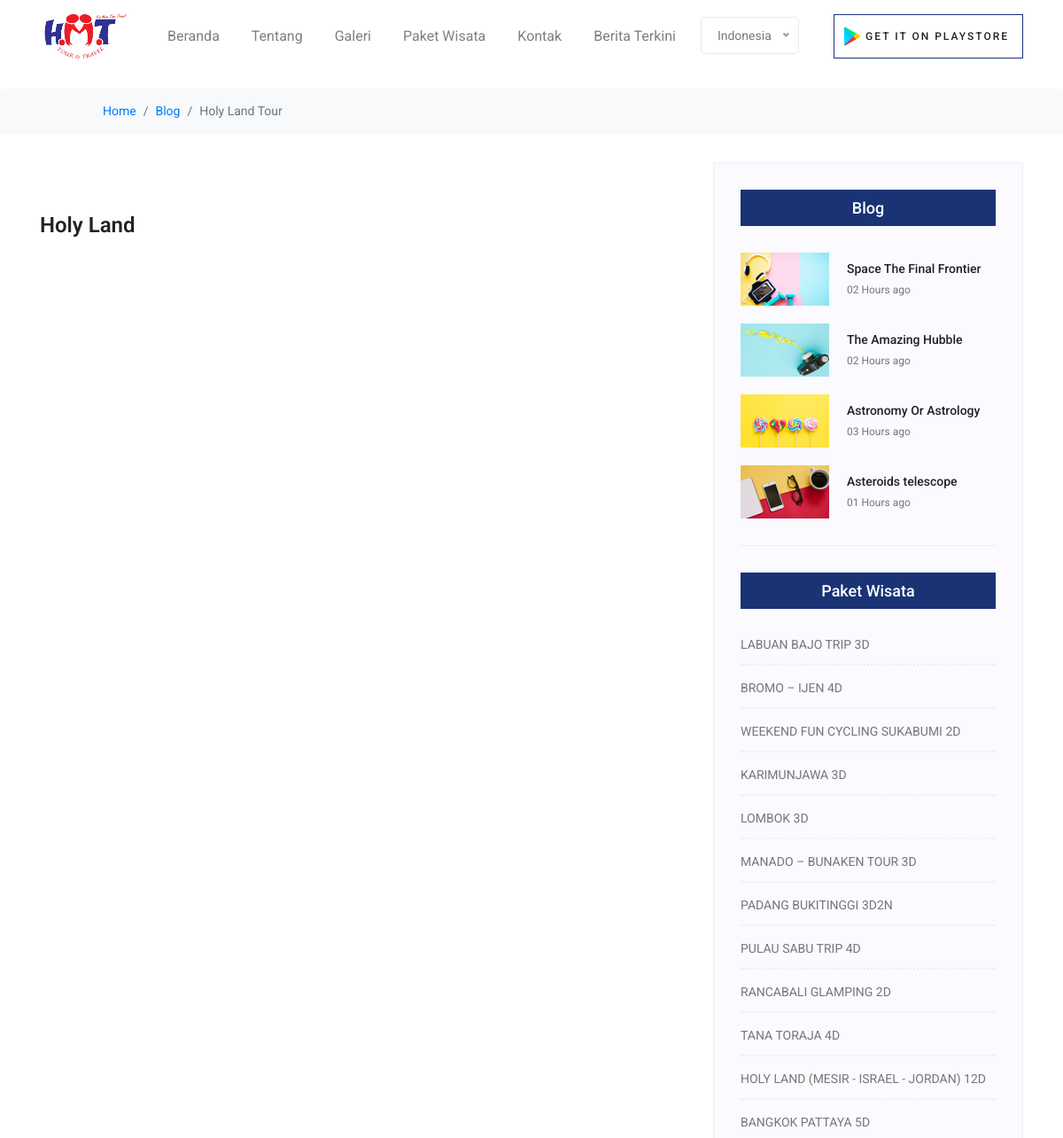
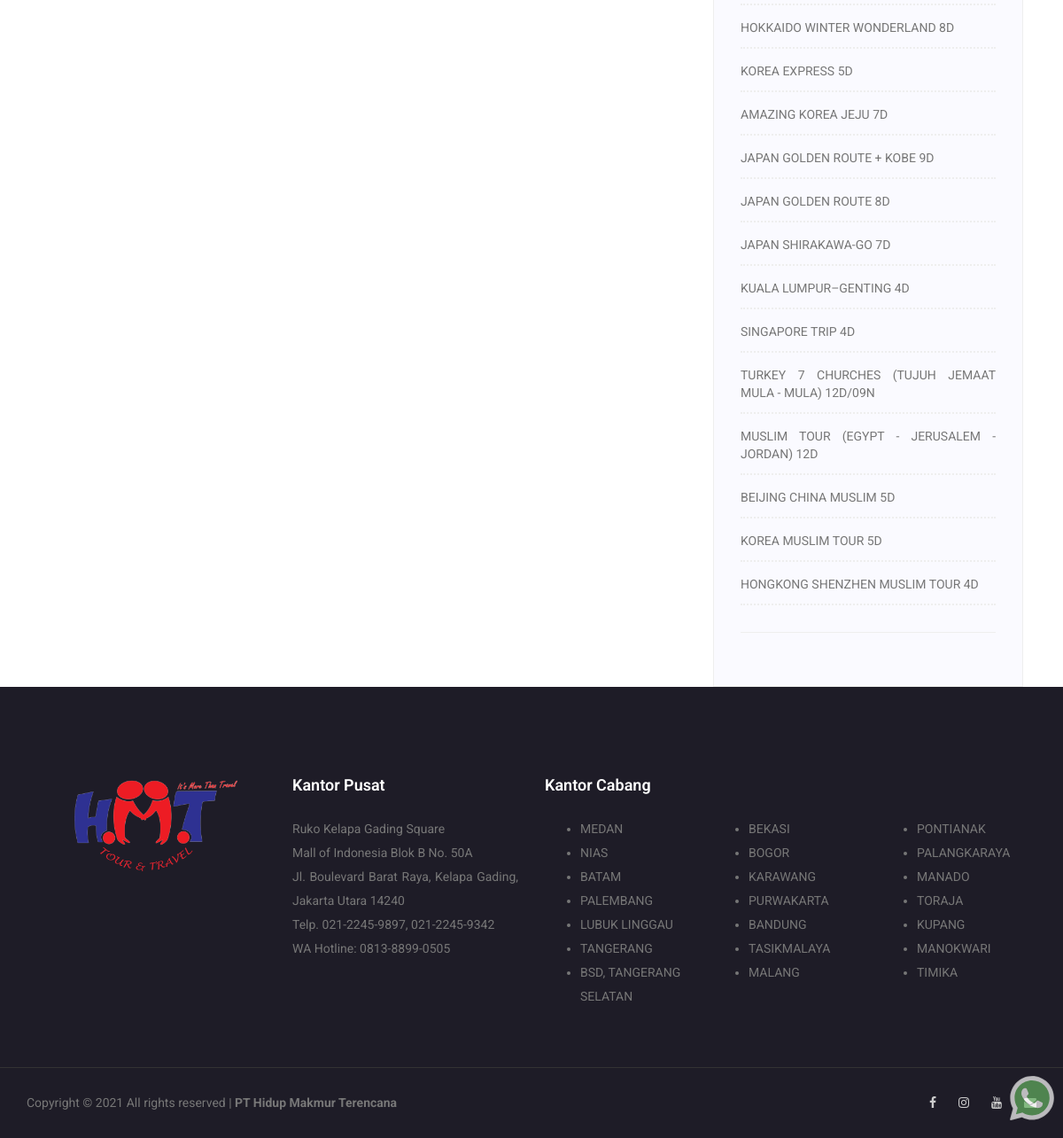
Page /blog-holyland.php on the committed database (2 pictures, top to bottom).
### tables this page shows
CREATE TABLE `paket` (
  `id` int(11) NOT NULL,
  `nama_paket` varchar(255) DEFAULT NULL,
  `kota` varchar(255) DEFAULT NULL,
  `waktu` varchar(255) DEFAULT NULL,
  `deskripsi_id` longtext DEFAULT NULL,
  `detail_id` longtext DEFAULT NULL,
  `img1` varchar(255) DEFAULT NULL,
  `img2` varchar(255) DEFAULT NULL,
  `img3` varchar(255) DEFAULT NULL,
  `tipe_paket` varchar(255) DEFAULT NULL,
  `stars` varchar(255) DEFAULT NULL,
  `img4` varchar(255) DEFAULT NULL,
  `img5` varchar(255) DEFAULT NULL,
  `img6` varchar(255) DEFAULT NULL,
  `deskripsi_en` longtext DEFAULT NULL,
  `detail_en` longtext DEFAULT NULL,
  `download_id` varchar(255) DEFAULT NULL,
  `download_en` varchar(255) DEFAULT NULL
);

### blog-holyland.php (the view, shortened to what this page needs)
<?php
include('header.php');
$paket =[
    "id"    => "Paket Wisata",
    "en"    => "Tour Packages"
]
?>
<div style="margin-top:100px;">
    <nav aria-label="breadcrumb">
        <ol class="breadcrumb">
            <li class="breadcrumb-item breadcrumb-first"><a href="#">Home</a></li>
            <li class="breadcrumb-item"><a href="#">Blog</a></li>
            <li class="breadcrumb-item active" aria-current="page">Holy Land Tour</li>
        </ol>
    </nav>
</div>
<section class="blog_area single-post-area pt-3">
    <div class="container">
        <div class="row">
            <div class="col-lg-8 posts-list">
                <div class="single-post row">
                    <div class="col-lg-12">
                        <div class="feature-img">
                        </div>
                    </div>
                    <div class="col-lg-12 col-md-12 blog_details">
                    <h2>Holy Land</h2>
                    </div>
                </div>
            </div>
            <div class="col-lg-4">
                <div class="blog_right_sidebar">
                    <aside class="single_sidebar_widget popular_post_widget">
                        <h3 class="widget_title">Blog</h3>
                        <div class="media post_item">
                            <img src="img/blog/popular-post/post1.jpg" alt="post">
                            <div class="media-body">
                                <a href="blog-details.html">
                                    <h3>Space The Final Frontier</h3>
                                </a>
                                <p>02 Hours ago</p>
                            </div>
                        </div>
                        <div class="media post_item">
                            <img src="img/blog/popular-post/post2.jpg" alt="post">
                            <div class="media-body">
                                <a href="blog-details.html">
                                    <h3>The Amazing Hubble</h3>
                                </a>
                                <p>02 Hours ago</p>
                            </div>
                        </div>
                        <div class="media post_item">
                            <img src="img/blog/popular-post/post3.jpg" alt="post">
                            <div class="media-body">
                                <a href="blog-details.html">
                                    <h3>Astronomy Or Astrology</h3>
                                </a>
                                <p>03 Hours ago</p>
                            </div>
                        </div>
                        <div class="media post_item">
                            <img src="img/blog/popular-post/post4.jpg" alt="post">
                            <div class="media-body">
                                <a href="blog-details.html">
                                    <h3>Asteroids telescope</h3>
                                </a>
                                <p>01 Hours ago</p>
                            </div>
                        </div>
                        <div class="br"></div>
                    </aside>
                    <aside class="single_sidebar_widget post_category_widget">
                        <h4 class="widget_title"><?= $paket[$lang] ?></h4>
                        <ul class="list cat-list">
                        <?php
                            include('conn.php');
                            $paket = mysqli_query($conn, 'SELECT * FROM paket');
                            while ($row = mysqli_fetch_array($paket)) {
                        ?>
                            <li>
                                <a href="package-detail.php<?= $langParamBuilder ?>&id=<?= $row['id'] ?>" class="d-flex justify-content-between">
                                    <p><?= $row['nama_paket'] ?></p>
                                </a>
                            </li>
                        <?php } ?>
                        </ul>
                        <div class="br"></div>
                    </aside>
                </div>
            </div>
        </div>
    </div>
</section>
<?php include('footer.php') ?>

### header.php (shortened to what this page needs)
<!doctype html>
<html lang="en">
<head>
	<link rel="stylesheet" href="css/bootstrap.css">
	<link rel="stylesheet" href="vendors/linericon/style.css">
	<link rel="stylesheet" href="css/font-awesome.min.css">
	<link rel="stylesheet" href="vendors/owl-carousel/owl.carousel.min.css">
	<link rel="stylesheet" href="vendors/nice-select/css/nice-select.css">
	<link rel="stylesheet" href="vendors/animate-css/animate.css">
	<link rel="stylesheet" href="vendors/jquery-ui/jquery-ui.css">
	<link rel="stylesheet" href="vendors/popup/magnific-popup.css">
	<link rel="stylesheet" href="vendors/swiper/css/swiper.min.css">
	<link rel="stylesheet" href="vendors/scroll/jquery.mCustomScrollbar.css">
	<link href="https://cdn.jsdelivr.net/gh/gitbrent/bootstrap4-toggle@3.6.1/css/bootstrap4-toggle.min.css"
		rel="stylesheet">
	<link rel="stylesheet" href="css/style.css">
</head>
<body>
	<?php
		$no_wa = '6281388990505';
		$lang = 'id';
		$langParamBuilder = '?lang=' . $lang;
		$menus = [
			'id' => [
				[
					'key'	=> 'home',
					'label'	=> 'Beranda',
					'link'	=> 'index.php'
				],
				[
					'key'	=> 'about-us',
					'label'	=> 'Tentang',
					'link'	=> 'about-us.php'
				],
				[
					'key'	=> 'gallery',
					'label'	=> 'Galeri',
					'link'	=> 'gallery.php'
				],
				[
					'key'	=> 'packages',
					'label'	=> 'Paket Wisata',
					'link'	=> 'packages.php'
				],
				[
					'key'	=> 'contact',
					'label'	=> 'Kontak',
					'link'	=> 'contact.php'
				],
				[
					'key'	=> 'news',
					'label'	=> 'Berita Terkini',
					'link'	=> 'news.php'
				]
			],
			'en' => [
				[
					'key'	=> 'home',
					'label'	=> 'Home',
					'link'	=> 'index.php'
				],
				[
					'key'	=> 'about-us',
					'label'	=> 'About Us',
					'link'	=> 'about-us.php'
				],
				[
					'key'	=> 'gallery',
					'label'	=> 'Gallery',
					'link'	=> 'gallery.php'
				],
				[
					'key'	=> 'packages',
					'label'	=> 'Packages',
					'link'	=> 'packages.php'
				],
				[
					'key'	=> 'contact',
					'label'	=> 'Contact',
					'link'	=> 'contact.php'
				],
				[
					'key'	=> 'news',
					'label'	=> 'News Update',
					'link'	=> 'news.php'
				]
			]
		];
		$global = [
			'btnPlayStore' => [
				'id' => 'GET IT ON PLAYSTORE',
				'en' => 'GET IT ON PLAYSTORE'
			]
		];
	?>
		<section class="top-btn-area">
		<nav class="navbar navbar-expand-lg navbar-light">
			<div class="container">
				<a class="navbar-brand" href="index.php<?=$langParamBuilder?>"><img src="img/logo.png" style="width: 100px;" alt=""></a>
				<div class="collapse navbar-collapse" id="navbarSupportedContent">
					<ul class="navbar-nav mr-auto" style="font-size: 12pt;">
						<?php foreach($menus[$lang] as $menu) { ?>
							<li class="nav-item <?php if($thisPage == $menu['key']) echo "active"; ?>">
								<a class="nav-link" href="<?= $menu['link'] . $langParamBuilder ?>"><?= $menu['label'] ?></a>
							</li>
						<?php } ?>
						<li class="nav-item">
						</li>
					</ul>
					<div class="my-2 my-lg-0 text-center find-me">
					<a href="#" class="main_btn">
						<img src="img/playstore.png" style="width: 25px; right: 180px;" alt="">
						<span style="margin-left: 20px;"> <?= $global['btnPlayStore'][$lang] ?></span>
					</a>
					</div>
				</div>
			</div>
		</nav>
	</section>
	<a href="https:wa.me/<?= $no_wa ?>?text=Halo%20Admin" target="_BLANK">
            <img src="img/whatsapp.svg" class="wabutton" alt="Whatsapp-Button" />
        </a>

### footer.php (shortened to what this page needs)
<footer class="footer-area">
<?php
	$footer = [
		'kantor' => [
			'id'	=> 'Kantor Pusat',
			'en'	=> 'Office'
		],
		'cabang' => [
			'id'	=> 'Kantor Cabang',
			'en'	=> "Branch Office"
		]
	];
?>
		<div class="container">
			<div class="row footer-top">
				<div class="col-lg-3  col-md-6 col-sm-6">
					<div class="single-footer-widget text-center">
						<img style="width:200px" src="img/logo-hd.png" alt="">
					</div>
				</div>
				<div class="col-lg-3 col-md-6 col-sm-6">
					<div class="single-footer-widget">
						<h6><?= $footer["kantor"][$lang]; ?></h6>
						<p>
						Ruko Kelapa Gading Square <br> Mall of Indonesia Blok B No. 50A <br> Jl. Boulevard Barat Raya, Kelapa Gading, Jakarta Utara 14240 <br> Telp. 021-2245-9897, 021-2245-9342 <br> WA Hotline: 0813-8899-0505
						</p>
					</div>
				</div>
				<div class="col-lg-6  col-md-6 col-sm-6">
					<div class="single-footer-widget">
						<h6><?= $footer["cabang"][$lang]; ?></h6>
					<div class="row">
						<div class="col-lg-4 col-md-6 col-sm-6 col-6">
							<ul>
								<li>MEDAN</li>
								<li>NIAS</li>
								<li>BATAM</li>
								<li>PALEMBANG</li>
								<li>LUBUK LINGGAU</li>
								<li>TANGERANG</li>
								<li>BSD, TANGERANG SELATAN</li>
							</ul>
						</div>
						<div class="col-lg-4 col-md-6 col-sm-6 col-6">
							<ul>
								<li>BEKASI</li>
								<li>BOGOR</li>
								<li>KARAWANG</li>
								<li>PURWAKARTA</li>
								<li>BANDUNG</li>
								<li>TASIKMALAYA</li>
								<li>MALANG</li>
							</ul>
						</div>
						<div class="col-lg-4 col-md-6 col-sm-6 col-6">
							<ul>
								<li>PONTIANAK</li>
								<li>PALANGKARAYA</li>
								<li>MANADO</li>
								<li>TORAJA</li>
								<li>KUPANG</li>
								<li>MANOKWARI</li>
								<li>TIMIKA</li>
							</ul>
						</div>
					</div>
					</div>
				</div>
			</div>
		</div>
		<div class="footer-bottom d-flex justify-content-between align-items-center flex-wrap">
			<div class="container">
				<div class="row justify-content-between">
					<div>
						<p class="footer-text m-0">
							Copyright &copy;
							 All rights reserved | <strong>PT Hidup Makmur Terencana</strong>
						</p>
					</div>
					<div class="footer-social d-flex align-items-center">
						<a href="https://www.facebook.com/hmt.tourtravel2021/" target="_BLANK"><i class="fa fa-facebook"></i></a>
						<a href="https://www.instagram.com/hmttour.official/" target="_BLANK"><i class="fa fa-instagram"></i></a>
						<a href="https://www.youtube.com/channel/UCEOPUH23cclY5vRmfBCgfWA" target="_BLANK"><i class="fa fa-youtube"></i></a>
						<a href="mailto:info@hmttour.com"><i class="fa fa-envelope"></i></a>
					</div>
				</div>
			</div>
		</div>
	</footer>
</body>
</html>

### rows in the picture
paket: nama_paket "LABUAN BAJO TRIP 3D"
paket: nama_paket "BROMO – IJEN 4D"
paket: nama_paket "WEEKEND FUN CYCLING SUKABUMI 2D"
paket: nama_paket "KARIMUNJAWA 3D"
paket: nama_paket "LOMBOK 3D"
paket: nama_paket "MANADO – BUNAKEN TOUR 3D"
paket: nama_paket "PADANG BUKITINGGI 3D2N"
paket: nama_paket "PULAU SABU TRIP 4D"
paket: nama_paket "RANCABALI GLAMPING 2D"
paket: nama_paket "TANA TORAJA 4D"
paket: nama_paket "HOLY LAND (MESIR - ISRAEL - JORDAN) 12D"
paket: nama_paket "BANGKOK PATTAYA 5D"
paket: nama_paket "HOKKAIDO WINTER WONDERLAND 8D"
paket: nama_paket "KOREA EXPRESS 5D"
paket: nama_paket "AMAZING KOREA JEJU 7D"
paket: nama_paket "JAPAN GOLDEN ROUTE + KOBE 9D"
paket: nama_paket "JAPAN GOLDEN ROUTE 8D"
paket: nama_paket "JAPAN SHIRAKAWA-GO 7D"
paket: nama_paket "KUALA LUMPUR–GENTING 4D"
paket: nama_paket "SINGAPORE TRIP 4D"
paket: nama_paket "TURKEY 7 CHURCHES (TUJUH JEMAAT MULA - MULA) 12D/09N"
paket: nama_paket "MUSLIM TOUR (EGYPT - JERUSALEM - JORDAN) 12D"
paket: nama_paket "BEIJING CHINA MUSLIM 5D"
paket: nama_paket "KOREA MUSLIM TOUR 5D"
paket: nama_paket "HONGKONG SHENZHEN MUSLIM TOUR 4D"

### other values in the picture
$menu['label'] "Beranda"
$menu['label'] "Tentang"
$menu['label'] "Galeri"
$menu['label'] "Paket Wisata"
$menu['label'] "Kontak"
$menu['label'] "Berita Terkini"
$global['btnPlayStore'][$lang] "GET IT ON PLAYSTORE"
$paket[$lang] "Paket Wisata"
$footer["kantor"][$lang] "Kantor Pusat"
$footer["cabang"][$lang] "Kantor Cabang"
